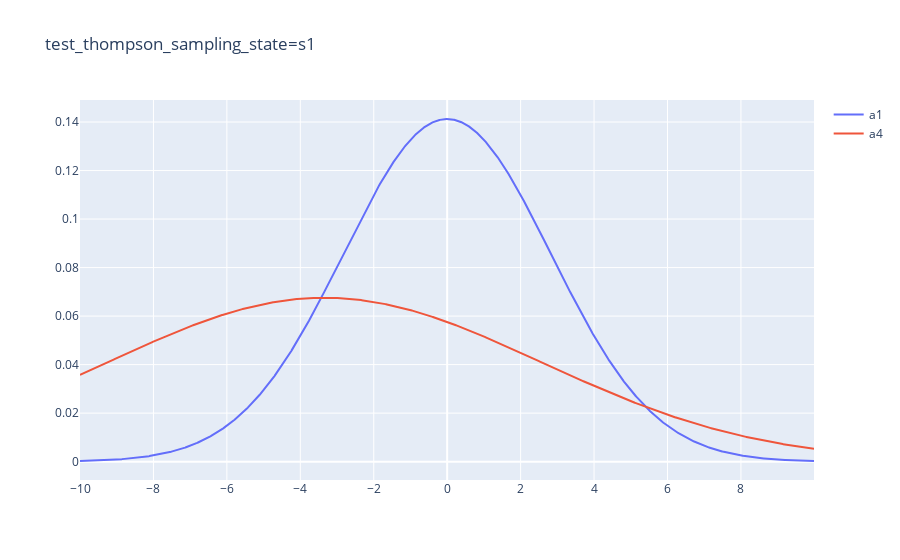
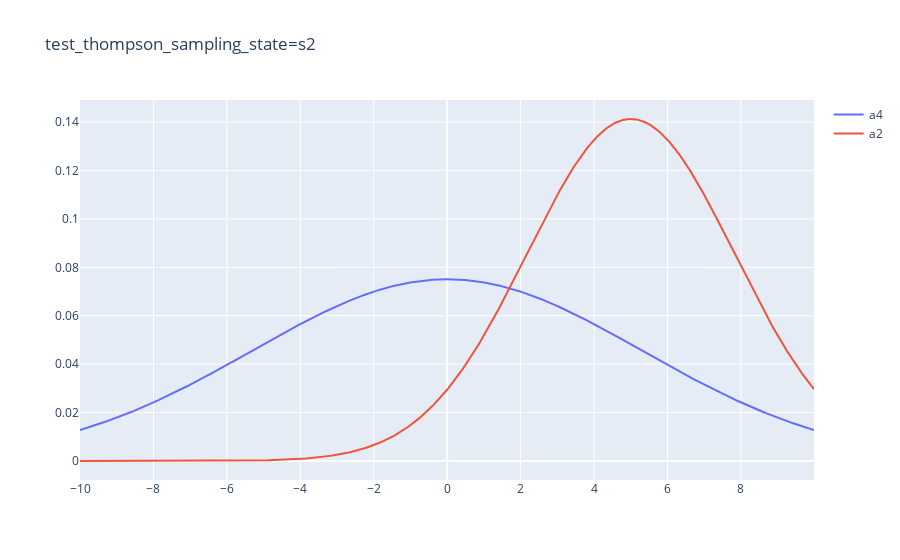
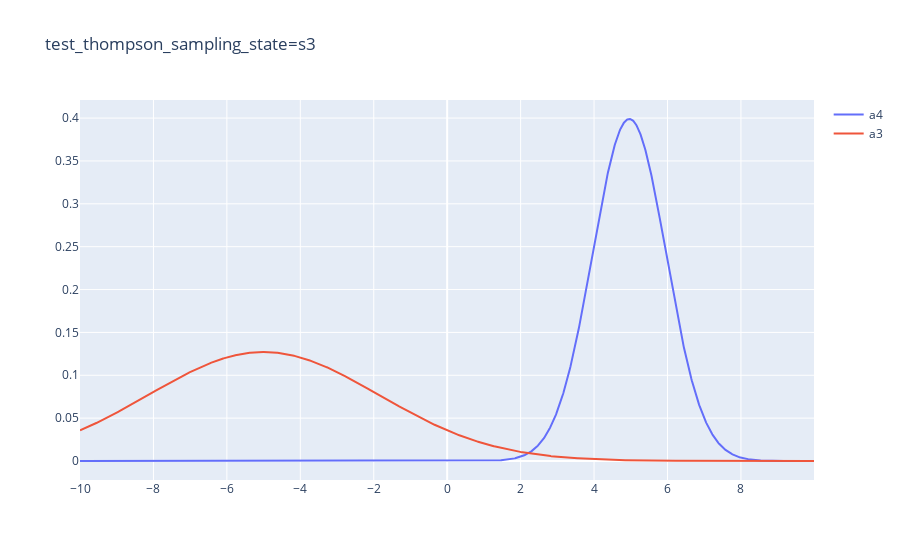

Notebook cell for these charts, in order:
### Code cell
plot_for_task('thompson_sampling')

### Figure 1 — Plotly figure (JSON) as saved in the notebook; plotly's stock layout.template omitted (floating-point values rounded to 4 significant figures; data arrays with more than 128 entries replaced by an {"elided": "..."} marker saying what was removed)
{"data": [{"name": "a1", "type": "scatter", "x": {"elided": "2000 float values"}, "y": {"elided": "2000 float values"}}, {"name": "a4", "type": "scatter", "x": {"elided": "2000 float values"}, "y": {"elided": "2000 float values"}}], "layout": {"title": {"text": "test_thompson_sampling_state=s1"}}}

### Figure 2 — Plotly figure (JSON) as saved in the notebook; plotly's stock layout.template omitted (floating-point values rounded to 4 significant figures; data arrays with more than 128 entries replaced by an {"elided": "..."} marker saying what was removed)
{"data": [{"name": "a4", "type": "scatter", "x": {"elided": "2000 float values"}, "y": {"elided": "2000 float values"}}, {"name": "a2", "type": "scatter", "x": {"elided": "2000 float values"}, "y": {"elided": "2000 float values"}}], "layout": {"title": {"text": "test_thompson_sampling_state=s2"}}}

### Figure 3 — Plotly figure (JSON) as saved in the notebook; plotly's stock layout.template omitted (floating-point values rounded to 4 significant figures; data arrays with more than 128 entries replaced by an {"elided": "..."} marker saying what was removed)
{"data": [{"name": "a4", "type": "scatter", "x": {"elided": "2000 float values"}, "y": {"elided": "2000 float values"}}, {"name": "a3", "type": "scatter", "x": {"elided": "2000 float values"}, "y": {"elided": "2000 float values"}}], "layout": {"title": {"text": "test_thompson_sampling_state=s3"}}}
